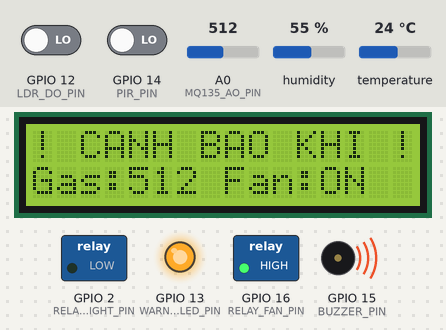
Recording of a sketch running on a simulated ESP8266 (NodeMCU). On the bench: 16×2 character LCD, switched loads named in the sketch (green lamp = pin HIGH), output pins drawn as LEDs (lit = HIGH), buzzer (waves = sounding, pin HIGH). Dashed ring = blinking. The inputs (shaded band) are chosen by the test bench; at power-on: A0 (MQ135_AO_PIN) = 512, temperature 24 °C, GPIO 12 (LDR_DO_PIN) LOW, GPIO 14 (PIR_PIN) LOW, humidity 55 %. WiFi joins after 1.5 s; servers stay silent unless stated; uploads are accepted with an empty reply; what the sketch prints to the serial monitor is not drawn.

Above: at 6.87 s.
7.4 s: A0 (MQ135_AO_PIN) set to 466
At 8.99 s:
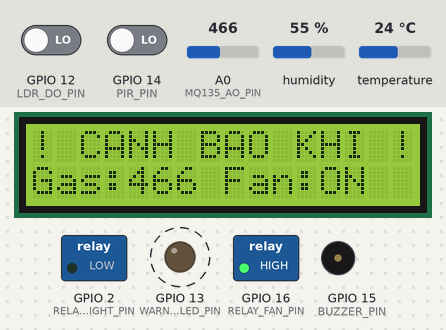
9.6 s: A0 (MQ135_AO_PIN) set to 441
At 10.5 s:
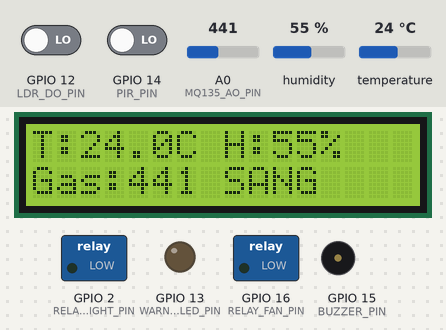
18.2 s: temperature set to 33 °C
At 23.4 s:
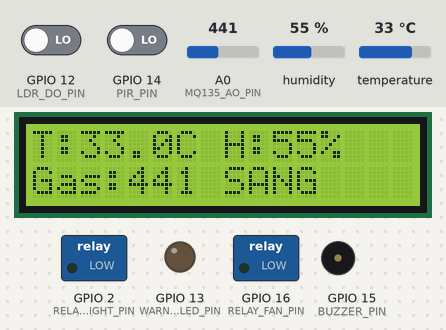
25.7 s: temperature set to 36 °C
At 26.57 s:
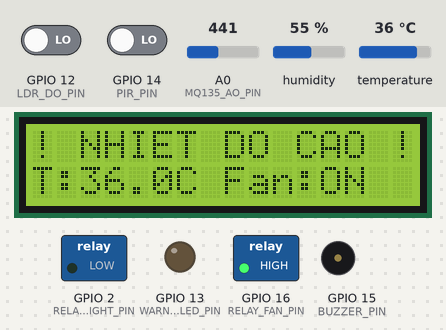
28.2 s: temperature set to 12 °C
At 28.67 s:
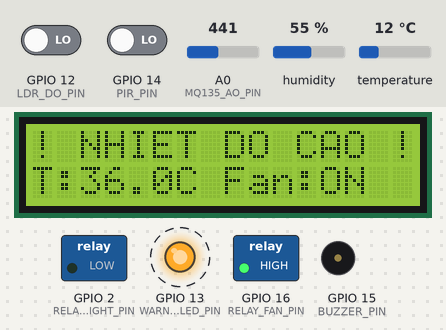
31.6 s: GPIO 12 (LDR_DO_PIN) driven HIGH
At 35.0 s:
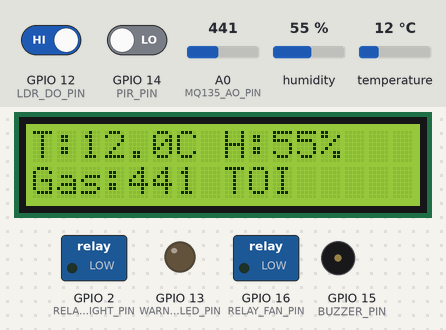
Timing chart, 0 to 36.5 s (numbered marks = the images above; inputs shaded):
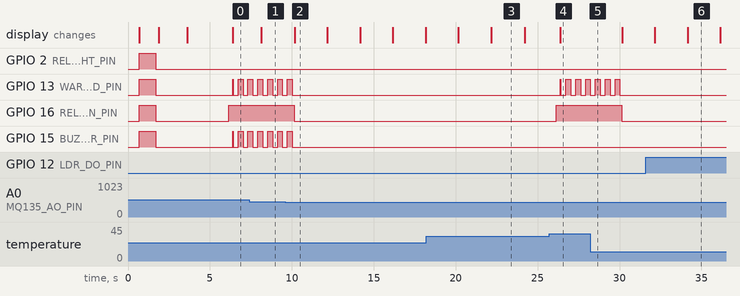

The sketch:

Smart_Classroom_Upd_201026_Wifi.ino
```cpp
#include <Arduino.h>
#include <DHT.h>
#include <Wire.h>
#include <LiquidCrystal_I2C.h>
#include <ESP8266WiFi.h>
#include <ESP8266WebServer.h>
#include <ESP8266HTTPClient.h>
#include <WiFiClientSecure.h>

// =====================================================
// 0. CẤU HÌNH WIFI & GOOGLE SCRIPT WEBHOOK
// =====================================================
const char* WIFI_SSID     = "pengon";
const char* WIFI_PASSWORD = "ngoanlv6";

const char* AP_SSID       = "SmartClassroom_WiFi";
const char* AP_PASS       = "12345678";

// Dán đường dẫn Web App URL của Google Apps Script vào đây:
const char* GOOGLE_SCRIPT_URL = "https://script.google.com/macros/s/AKfycbwqhls0hb2drMwGw814XrDK-JxXPHil40b2adFl8XtYK-oC5IMo5byE8DOU8kQ2yy-4eQ/exec";

// Biến chống spam mail (Chỉ gửi 1 mail, sau 5 phút mới được gửi tiếp nếu sự cố vẫn còn)
unsigned long lastEmailSendTime = 0;
const unsigned long EMAIL_COOLDOWN = 300000; // 300.000 ms = 5 phút

// THÊM: 2 biến cờ để ghi nhớ sự kiện đã gửi (Phục vụ Logic Leo Thang)
bool tempEmailSent = false;
bool gasEmailSent = false;

ESP8266WebServer server(80);
String localIpStr = "Offline";

uint8_t fanMode   = 0;
uint8_t lightMode = 0;

// =====================================================
// 1. KHAI BÁO CHÂN ESP8266
// =====================================================
#define PIR_PIN         14  // D5 - GPIO14
#define LDR_DO_PIN      12  // D6 - GPIO12
#define DHT_PIN          0  // D3 - GPIO0
#define MQ135_AO_PIN    A0  // A0 - MQ135 Analog Output

#define RELAY_FAN_PIN   16  // D0 - GPIO16
#define RELAY_LIGHT_PIN  2  // D4 - GPIO2
#define WARNING_LED_PIN 13  // D7 - GPIO13
#define BUZZER_PIN      15  // D8 - GPIO15

#define LCD_SDA_PIN      4  // D2 - GPIO4
#define LCD_SCL_PIN      5  // D1 - GPIO5
#define LCD_ADDR      0x27

// =====================================================
// 2. CẤU HÌNH THỜI GIAN
// =====================================================
const unsigned long PIR_HOLD_TIME        = 15000;
const unsigned long PRINT_INTERVAL       = 1000;
const unsigned long SENSOR_INTERVAL      = 2000;
const unsigned long LCD_INTERVAL         = 2000;
const unsigned long ALARM_BLINK_INTERVAL = 300;

// =====================================================
// 3. DHT11 + LCD
// =====================================================
#define DHTTYPE DHT11
DHT dht(DHT_PIN, DHTTYPE);
LiquidCrystal_I2C lcd(LCD_ADDR, 16, 2);

// =====================================================
// 4. CẤU HÌNH RELAY / ĐÈN & NGƯỠNG DEMO
// =====================================================
#define FAN_ACTIVE_HIGH  true
#define LIGHT_ACTIVE_LOW false

#define TEMP_FAN_ON      35.0f
#define TEMP_FAN_OFF     34.5f
#define TEMP_ALARM_ON    35.0f
#define TEMP_ALARM_OFF   34.5f

#define MQ135_ALARM_ON   500
#define MQ135_ALARM_OFF  450

// =====================================================
// 5. BIẾN TRẠNG THÁI
// =====================================================
volatile bool pirInterruptTriggered = false;
bool motionDetected = false;
unsigned long lastMotionTime = 0;

float currentTemp = NAN;
float currentHum = NAN;
bool dhtError = true;
int mq135Raw = 0;
bool isDark = false;

bool tempFanNeed = false;
bool fanOn = false;
bool lightOn = false;

bool tempAlarm = false;
bool gasAlarm = false;
bool alarmActive = false;
bool blinkState = false;

unsigned long lastSensorReadMs = 0;
unsigned long lastPrintTime = 0;
unsigned long lastBlinkMs = 0;
unsigned long lastLcdUpdateMs = 0;

uint8_t lcdPage = 0;
uint8_t lcdResetCounter = 0;

void IRAM_ATTR onPirRisingEdge() {
  pirInterruptTriggered = true;
}

void setFanRelay(bool turnOn) {
  if (FAN_ACTIVE_HIGH) {
    digitalWrite(RELAY_FAN_PIN, turnOn ? HIGH : LOW);
  } else {
    digitalWrite(RELAY_FAN_PIN, turnOn ? LOW : HIGH);
  }
}

void setLightRelay(bool turnOn) {
  if (LIGHT_ACTIVE_LOW) {
    digitalWrite(RELAY_LIGHT_PIN, turnOn ? LOW : HIGH);
  } else {
    digitalWrite(RELAY_LIGHT_PIN, turnOn ? HIGH : LOW);
  }
}

void printLcdLine(uint8_t row, const char* text) {
  char buf[17];
  snprintf(buf, sizeof(buf), "%-16s", text);
  lcd.setCursor(0, row);
  lcd.print(buf);
}

// =====================================================
// 6. HÀM GỬI EMAIL CHUYÊN NGHIỆP TỚI GOOGLE SCRIPT
// =====================================================
void sendAlertEmail(String temp, String gas) {
  if (WiFi.status() == WL_CONNECTED) {
    WiFiClientSecure client;
    client.setInsecure(); // Bỏ qua chứng chỉ SSL

    HTTPClient http;
    // URL thông minh: Chỉ ghép những chỉ số thực sự đang có sự cố
    String url = String(GOOGLE_SCRIPT_URL) + "?";

    if (temp != "") url += "temp=" + temp + "&";
    if (gas != "") url += "gas=" + gas;

    Serial.println(">>> Đang gọi Webhook gửi Email HTML...");
    http.begin(client, url);

    // LỆNH ÉP ĐI THEO CHUYỂN HƯỚNG CỦA GOOGLE (BẮT BUỘC)
    http.setFollowRedirects(HTTPC_STRICT_FOLLOW_REDIRECTS);

    int httpCode = http.GET();

    if (httpCode > 0) {
      Serial.println("==> HTTP Code: " + String(httpCode));
      if (httpCode == HTTP_CODE_OK || httpCode == 302) {
        Serial.println("==> GỬI MAIL HTML THÀNH CÔNG!");
      }
    } else {
      Serial.println("==> Lỗi kết nối, mã lỗi: " + http.errorToString(httpCode));
    }
    http.end();
  }
}

// =====================================================
// 7. WEB SERVER DASHBOARD
// =====================================================
void handleRoot() {
  String html = R"rawliteral(
<!DOCTYPE html><html><head><meta charset="UTF-8">
<meta name="viewport" content="width=device-width, initial-scale=1.0">
<title>Smart Classroom Dashboard</title>
<style>
  body{font-family:Arial,sans-serif;background:#f0f4f8;margin:0;padding:15px;text-align:center;color:#333;}
  h2{color:#1a73e8;margin-bottom:10px;}
  .status-bar{padding:12px;border-radius:8px;font-weight:bold;color:#fff;margin-bottom:15px;font-size:18px;}
  .safe{background:#28a745;} .danger{background:#dc3545;animation:blink 0.8s infinite;}
  @keyframes blink{50%{opacity:0.4;}}
  .grid{display:grid;grid-template-columns:repeat(auto-fit,minmax(145px,1fr));gap:12px;max-width:650px;margin:auto;}
  .card{background:#fff;padding:15px;border-radius:10px;box-shadow:0 2px 6px rgba(0,0,0,0.08);}
  .val{font-size:24px;font-weight:bold;color:#1a73e8;margin-top:6px;}
  .ctrl{max-width:650px;margin:15px auto;background:#fff;padding:15px;border-radius:10px;box-shadow:0 2px 6px rgba(0,0,0,0.08);}
  button{padding:8px 14px;margin:4px;border:none;border-radius:6px;font-weight:bold;cursor:pointer;color:#fff;}
  .btn-auto{background:#6c757d;} .btn-on{background:#28a745;} .btn-off{background:#dc3545;}
</style></head><body>
  <h2>SMART CLASSROOM IoT</h2>
  <div id="alarmBox" class="status-bar safe">HE THONG AN TOAN</div>
  <div class="grid">
    <div class="card">Nhiệt độ<div class="val" id="temp">-- °C</div></div>
    <div class="card">Độ ẩm<div class="val" id="hum">-- %</div></div>
    <div class="card">Khí Gas (MQ135)<div class="val" id="gas">--</div></div>
    <div class="card">Ánh sáng<div class="val" id="ldr">--</div></div>
    <div class="card">Chuyển động PIR<div class="val" id="pir">--</div></div>
    <div class="card">Thiết bị<div class="val" style="font-size:16px" id="dev">--</div></div>
  </div>
  <div class="ctrl">
    <div><b>Điều khiển Quạt:</b> (<span id="fMode">AUTO</span>)<br>
      <button class="btn-auto" onclick="setMode('fan',0)">AUTO</button>
      <button class="btn-on" onclick="setMode('fan',1)">BẬT</button>
      <button class="btn-off" onclick="setMode('fan',2)">TẮT</button>
    </div><hr style="border:0;border-top:1px solid #eee;margin:12px 0;">
    <div><b>Điều khiển Đèn học:</b> (<span id="lMode">AUTO</span>)<br>
      <button class="btn-auto" onclick="setMode('light',0)">AUTO</button>
      <button class="btn-on" onclick="setMode('light',1)">BẬT</button>
      <button class="btn-off" onclick="setMode('light',2)">TẮT</button>
    </div>
  </div>
<script>
  function setMode(dev,m){fetch('/control?dev='+dev+'&mode='+m).then(()=>loadData());}
  function loadData(){
    fetch('/data').then(r=>r.json()).then(d=>{
      document.getElementById('temp').innerText = d.dhtErr ? 'LỖI!' : d.temp.toFixed(1)+' °C';
      document.getElementById('hum').innerText  = d.dhtErr ? '--' : d.hum.toFixed(0)+' %';
      document.getElementById('gas').innerText  = d.gas;
      document.getElementById('ldr').innerText  = d.dark ? 'TỐI' : 'SÁNG';
      document.getElementById('pir').innerText  = d.pir ? 'CÓ NGƯỜI' : 'VẮNG';
      document.getElementById('dev').innerText  = 'Quạt: '+(d.fan?'ON':'OFF')+' | Đèn: '+(d.light?'ON':'OFF');
      const mNames = ['AUTO','BẬT TAY','TẮT TAY'];
      document.getElementById('fMode').innerText = mNames[d.fMode];
      document.getElementById('lMode').innerText = mNames[d.lMode];
      const ab = document.getElementById('alarmBox');
      if(d.gasAlarm){ab.className='status-bar danger';ab.innerText='! CẢNH BÁO RÒ RỈ KHÍ GAS !';}
      else if(d.tempAlarm){ab.className='status-bar danger';ab.innerText='! CẢNH BÁO NHIỆT ĐỘ CAO !';}
      else{ab.className='status-bar safe';ab.innerText='HỆ THỐNG BÌNH THƯỜNG';}
    });
  }
  setInterval(loadData, 1500); loadData();
</script></body></html>
)rawliteral";
  server.send(200, "text/html", html);
}

void handleData() {
  String json = "{";
  json += "\"temp\":" + String(isnan(currentTemp) ? 0 : currentTemp, 1) + ",";
  json += "\"hum\":" + String(isnan(currentHum) ? 0 : currentHum, 0) + ",";
  json += "\"dhtErr\":" + String(dhtError ? "true" : "false") + ",";
  json += "\"gas\":" + String(mq135Raw) + ",";
  json += "\"dark\":" + String(isDark ? "true" : "false") + ",";
  json += "\"pir\":" + String(motionDetected ? "true" : "false") + ",";
  json += "\"fan\":" + String(fanOn ? "true" : "false") + ",";
  json += "\"light\":" + String(lightOn ? "true" : "false") + ",";
  json += "\"fMode\":" + String(fanMode) + ",";
  json += "\"lMode\":" + String(lightMode) + ",";
  json += "\"gasAlarm\":" + String(gasAlarm ? "true" : "false") + ",";
  json += "\"tempAlarm\":" + String(tempAlarm ? "true" : "false");
  json += "}";
  server.send(200, "application/json", json);
}

void handleControl() {
  if (server.hasArg("dev") && server.hasArg("mode")) {
    String dev = server.arg("dev");
    uint8_t m = server.arg("mode").toInt();
    if (m <= 2) {
      if (dev == "fan") fanMode = m;
      else if (dev == "light") lightMode = m;
    }
  }
  server.send(200, "text/plain", "OK");
}

// =====================================================
// 8. SETUP
// =====================================================
void setup() {
  Serial.begin(115200);
  delay(500);

  pinMode(PIR_PIN, INPUT);
  pinMode(LDR_DO_PIN, INPUT);
  pinMode(RELAY_FAN_PIN, OUTPUT);
  pinMode(RELAY_LIGHT_PIN, OUTPUT);
  pinMode(WARNING_LED_PIN, OUTPUT);
  pinMode(BUZZER_PIN, OUTPUT);

  attachInterrupt(digitalPinToInterrupt(PIR_PIN), onPirRisingEdge, RISING);

  Wire.begin(LCD_SDA_PIN, LCD_SCL_PIN);
  Wire.setClock(50000);
  delay(100);
  lcd.init();
  lcd.backlight();
  printLcdLine(0, "Smart Classroom");
  printLcdLine(1, "Testing H/W...");

  // Test phần cứng 1 giây
  setFanRelay(true);
  setLightRelay(true);
  digitalWrite(WARNING_LED_PIN, HIGH);
  digitalWrite(BUZZER_PIN, HIGH);
  delay(1000);

  setFanRelay(false);
  setLightRelay(false);
  digitalWrite(WARNING_LED_PIN, LOW);
  digitalWrite(BUZZER_PIN, LOW);

  // Kết nối WiFi (Tối đa 15 giây để chống lỗi Hotspot)
  delay(100);
  lcd.init();
  lcd.backlight();
  printLcdLine(0, "Connecting WiFi");
  printLcdLine(1, WIFI_SSID);

  WiFi.mode(WIFI_STA);
  WiFi.disconnect();
  delay(100);
  WiFi.begin(WIFI_SSID, WIFI_PASSWORD);
  unsigned long startWifiMs = millis();
  while (WiFi.status() != WL_CONNECTED && (millis() - startWifiMs < 15000)) {
    delay(400);
  }

  if (WiFi.status() == WL_CONNECTED) {
    localIpStr = WiFi.localIP().toString();
    printLcdLine(0, "WiFi Connected!");
    printLcdLine(1, localIpStr.c_str());
  } else {
    WiFi.mode(WIFI_AP);
    WiFi.softAP(AP_SSID, AP_PASS);
    localIpStr = WiFi.softAPIP().toString();
    printLcdLine(0, "AP Mode Active");
    printLcdLine(1, localIpStr.c_str());
  }

  server.on("/", handleRoot);
  server.on("/data", handleData);
  server.on("/control", handleControl);
  server.begin();

  dht.begin();
  delay(2500);
}

// =====================================================
// 9. LOOP
// =====================================================
void loop() {
  unsigned long currentTime = millis();
  server.handleClient();

  // 1. XỬ LÝ PIR
  bool currentPirHigh = (digitalRead(PIR_PIN) == HIGH);
  if (pirInterruptTriggered || currentPirHigh) {
    motionDetected = true;
    lastMotionTime = currentTime;
    pirInterruptTriggered = false;
  }
  if (motionDetected && (currentTime - lastMotionTime >= PIR_HOLD_TIME)) {
    motionDetected = false;
  }

  // 2. ĐỌC LDR & ĐIỀU KHIỂN ĐÈN HỌC
  isDark = (digitalRead(LDR_DO_PIN) == HIGH);
  if (lightMode == 0) lightOn = (isDark && motionDetected);
  else if (lightMode == 1) lightOn = true;
  else lightOn = false;
  setLightRelay(lightOn);

  // 3. ĐỌC DHT11 + MQ135 (Mỗi 2 giây)
  if (currentTime - lastSensorReadMs >= SENSOR_INTERVAL) {
    lastSensorReadMs = currentTime;

    // --- 3.1 Đọc MQ135 ---
    mq135Raw = analogRead(MQ135_AO_PIN);
    if (mq135Raw >= MQ135_ALARM_ON) {
      gasAlarm = true;
    } else if (mq135Raw <= MQ135_ALARM_OFF) {
      gasAlarm = false;
    }

    // --- 3.2 Đọc DHT11 ---
    float t = dht.readTemperature();
    float h = dht.readHumidity();

    if (isnan(t) || isnan(h)) {
      dhtError = true;
      tempFanNeed = false;
      tempAlarm = false;
    } else {
      dhtError = false;
      currentTemp = t;
      currentHum = h;

      if (currentTemp >= TEMP_FAN_ON) {
        tempFanNeed = true;
      } else if (currentTemp <= TEMP_FAN_OFF) {
        tempFanNeed = false;
      }

      if (currentTemp >= TEMP_ALARM_ON) {
        tempAlarm = true;
      } else if (currentTemp <= TEMP_ALARM_OFF) {
        tempAlarm = false;
      }
    }

    // Tổng hợp điều khiển Quạt
    if (gasAlarm) {
      fanOn = true;
    } else if (fanMode == 0) {
      fanOn = tempFanNeed;
    } else if (fanMode == 1) {
      fanOn = true;
    } else {
      fanOn = false;
    }
    setFanRelay(fanOn);

    // Tổng hợp cảnh báo
    alarmActive = (gasAlarm || tempAlarm);

    // --- 3.3 THUẬT TOÁN GỬI EMAIL LEO THANG (ESCALATION ALERT) ---
    bool needToSendEmail = false;

    // Kiểm tra xem có sự cố MỚI nào vừa xuất hiện mà chưa báo cáo không?
    if (gasAlarm && !gasEmailSent) {
      needToSendEmail = true; // Xé rào nếu có Khí Gas rò rỉ mới
    }
    if (tempAlarm && !tempEmailSent) {
      needToSendEmail = true; // Xé rào nếu có Nhiệt độ cao mới
    }

    // Kiểm tra xem đã hết 5 phút để gửi mail nhắc nhở chưa?
    if (alarmActive && lastEmailSendTime != 0 && (currentTime - lastEmailSendTime >= EMAIL_COOLDOWN)) {
      needToSendEmail = true;
    }

    // Thực hiện gửi mail
    if (needToSendEmail) {
      lastEmailSendTime = currentTime;
      tempEmailSent = tempAlarm;       // Ghi nhớ lại trạng thái đã báo cáo
      gasEmailSent = gasAlarm;

      String tempToPush = "";
      String gasToPush = "";

      // Chỉ đóng gói dữ liệu của sự kiện đang vượt ngưỡng
      if (tempAlarm) {
        tempToPush = String(currentTemp, 1);
      }
      if (gasAlarm) {
        gasToPush = String(mq135Raw);
      }

      // Gọi hàm gửi Email
      sendAlertEmail(tempToPush, gasToPush);
    }

    // Khi an toàn, Reset bộ nhớ (Chỉ reset sau 5 phút để tránh chập chờn)
    if (!alarmActive) {
      if (currentTime - lastEmailSendTime >= EMAIL_COOLDOWN) {
        lastEmailSendTime = 0;
        tempEmailSent = false;
        gasEmailSent = false;
      }
    }

    if (!alarmActive) {
      blinkState = false;
      digitalWrite(WARNING_LED_PIN, LOW);
      digitalWrite(BUZZER_PIN, LOW);
    }
  }

  // 4. HIỂN THỊ LCD (Mỗi 2 giây)
  if (currentTime - lastLcdUpdateMs >= LCD_INTERVAL) {
    lastLcdUpdateMs = currentTime;

    lcdResetCounter++;
    if (lcdResetCounter >= 10) {
      lcdResetCounter = 0;
      lcd.init();
      lcd.backlight();
    }

    char line0[17];
    char line1[17];

    if (gasAlarm) {
      snprintf(line0, sizeof(line0), "! CANH BAO KHI !");
      snprintf(line1, sizeof(line1), "Gas:%d Fan:ON", mq135Raw);
    } else if (tempAlarm) {
      snprintf(line0, sizeof(line0), "! NHIET DO CAO !");
      snprintf(line1, sizeof(line1), "T:%.1fC Fan:ON", currentTemp);
    } else {
      if (lcdPage == 0) {
        if (dhtError) {
          snprintf(line0, sizeof(line0), "DHT: LOI DOC!");
        } else {
          snprintf(line0, sizeof(line0), "T:%.1fC H:%.0f%%", currentTemp, currentHum);
        }
        snprintf(line1, sizeof(line1), "Gas:%d %s", mq135Raw, isDark ? "TOI" : "SANG");
      } else {
        snprintf(line0, sizeof(line0), "PIR:%s", motionDetected ? "CO NGUOI" : "VANG");
        snprintf(line1, sizeof(line1), "Fan:%s Den:%s", fanOn ? "ON " : "OFF", lightOn ? "ON" : "OFF");
      }
      lcdPage = (lcdPage + 1) % 2;
    }

    printLcdLine(0, line0);
    printLcdLine(1, line1);
  }

  // 5. IN RA SERIAL MONITOR (Mỗi 1 giây)
  if (currentTime - lastPrintTime >= PRINT_INTERVAL) {
    lastPrintTime = currentTime;

    Serial.printf("[IP: %s] PIR:%-5s | LDR:%-4s | MQ135:%-4d | ",
                  localIpStr.c_str(),
                  motionDetected ? "CO" : "KHONG",
                  isDark ? "TOI" : "SANG",
                  mq135Raw);

    if (dhtError) {
      Serial.print("DHT:LOI! | ");
    } else {
      Serial.printf("T:%.1f*C H:%.0f%% | ", currentTemp, currentHum);
    }

    Serial.printf("Quat:%-3s | Den:%-3s | %s\n",
                  fanOn ? "BAT" : "TAT",
                  lightOn ? "BAT" : "TAT",
                  gasAlarm ? "CANH BAO KHI GAS!" : (tempAlarm ? "NHIET DO CAO!" : "An toan"));
  }

  // 6. NHẤP NHÁY ĐÈN & CÒI (CHỈ HÚ KHI CÓ GAS)
  if (alarmActive) {
    if (currentTime - lastBlinkMs >= ALARM_BLINK_INTERVAL) {
      lastBlinkMs = currentTime;
      blinkState = !blinkState;

      // Đèn luôn chớp báo hiệu có sự kiện
      digitalWrite(WARNING_LED_PIN, blinkState ? HIGH : LOW);

      // Còi chỉ kích hoạt nếu có rò rỉ khí Gas
      if (gasAlarm) {
        digitalWrite(BUZZER_PIN, blinkState ? HIGH : LOW);
      } else {
        digitalWrite(BUZZER_PIN, LOW); // Ép tắt còi nếu chỉ là báo nhiệt độ
      }
    }
  }
}
```

Measured:
- the behaviour switches between 451 and 450 on A0 (MQ135_AO_PIN) (found by bisection; images 1 and 2)
- the behaviour switches between 34 and 35 °C on temperature (found by bisection; images 3 and 4)
- after the input at 7.4 s, the display: changes after 0.74 s (image 1)
- after the input at 9.6 s, GPIO 13 (WARNING_LED_PIN), GPIO 15 (BUZZER_PIN): goes on until 10.0 s, then stays LOW; GPIO 16 (RELAY_FAN_PIN): HIGH → LOW after 0.55 s; the display: changes after 0.57 s (image 2)
- after the input at 18.2 s, the display: first differs from a run without the input after 4.0 s (image 3)
- after the input at 25.7 s, GPIO 13 (WARNING_LED_PIN): LOW → HIGH after 0.68 s, then repeats every 0.60 s: LOW 0.30 s, HIGH 0.30 s; GPIO 16 (RELAY_FAN_PIN): LOW → HIGH after 0.45 s; the display: changes after 0.68 s (image 4)
- after the input at 28.2 s, GPIO 13 (WARNING_LED_PIN): goes on until 30.0 s, then stays LOW; GPIO 16 (RELAY_FAN_PIN): HIGH → LOW after 1.9 s
- after the input at 31.6 s, the display: first differs from a run without the input after 2.6 s (image 6)
